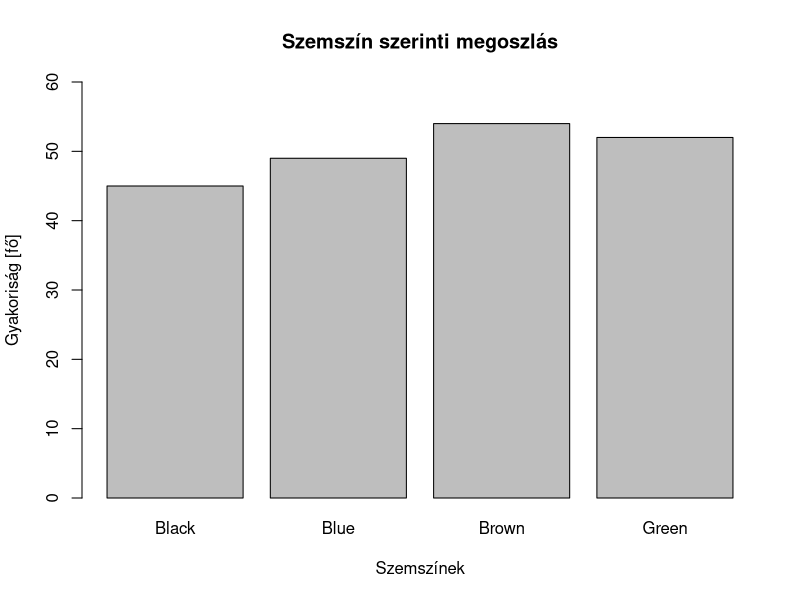
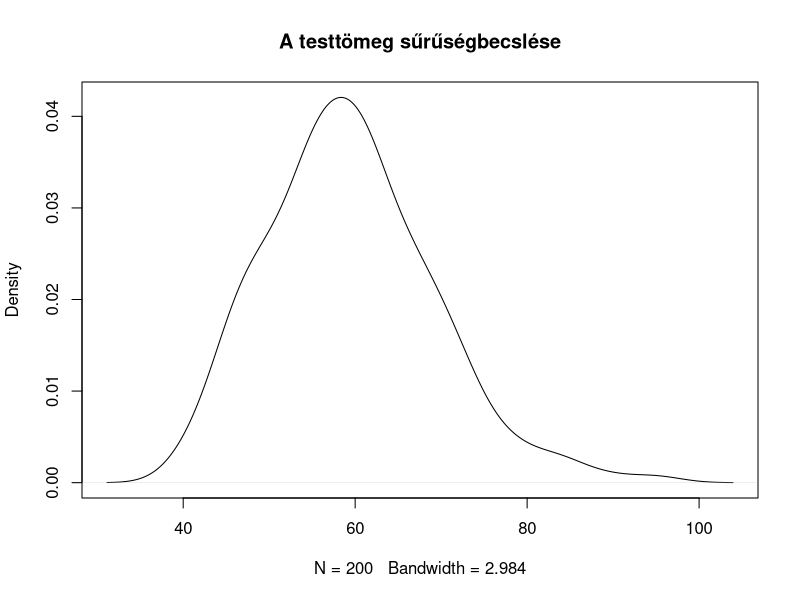
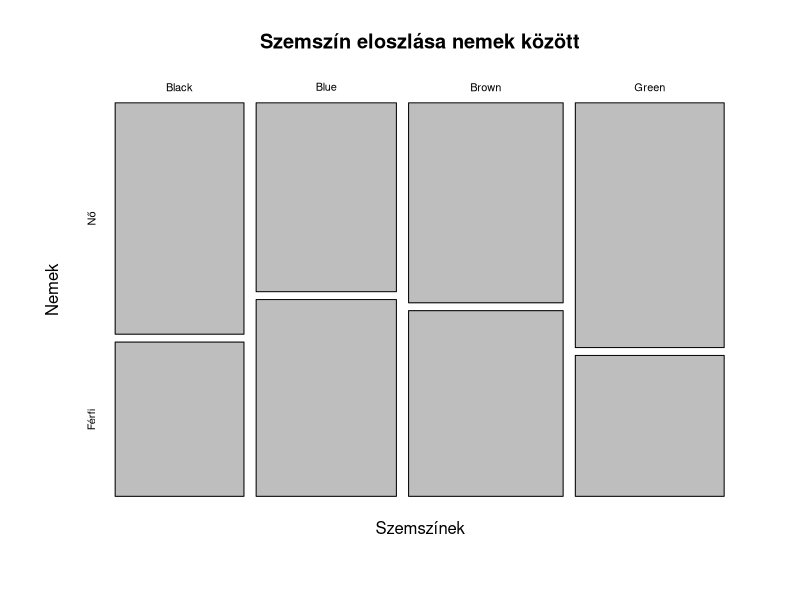
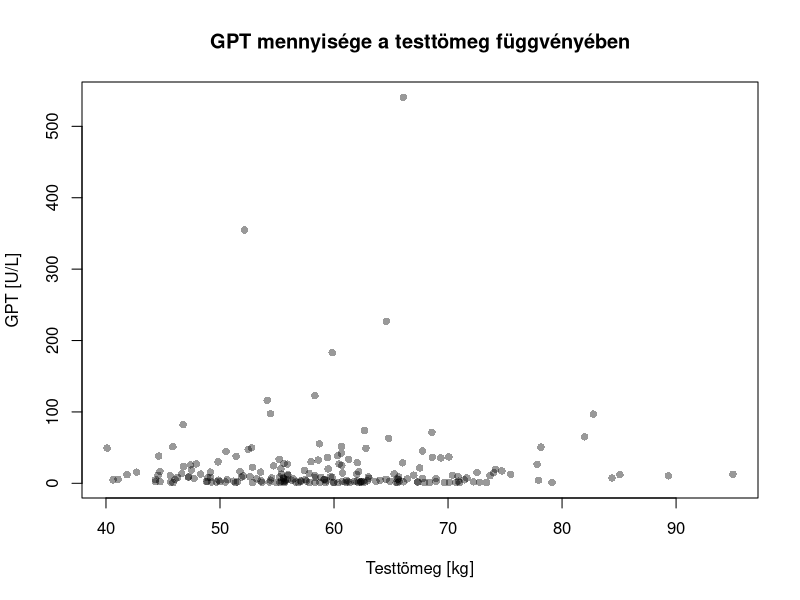
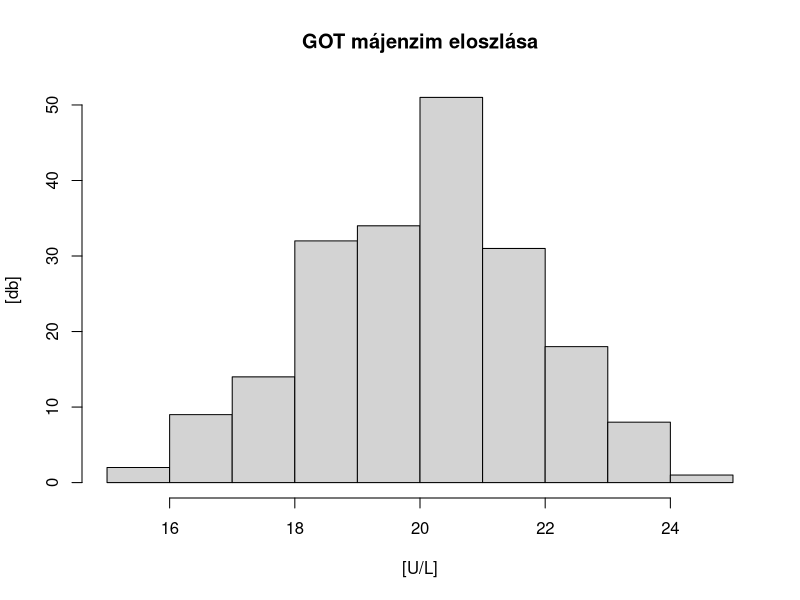
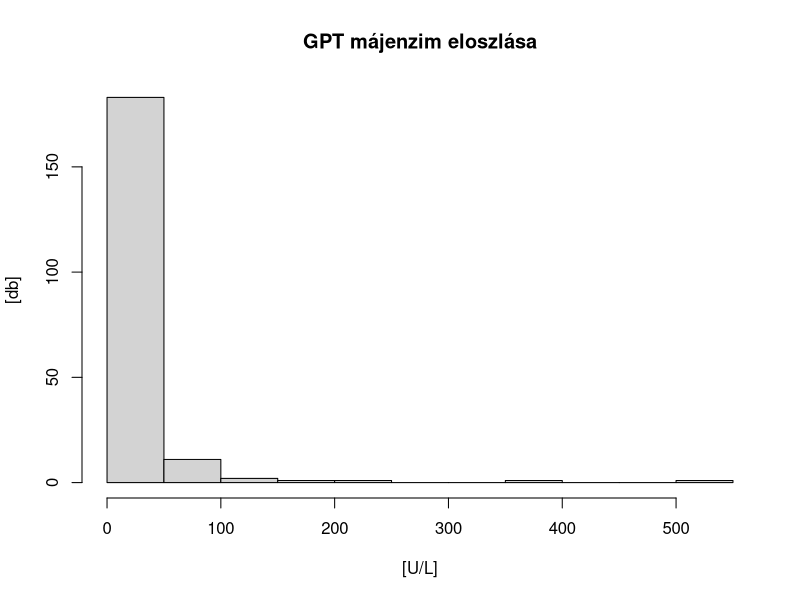

Generate these figures, in order, with R:
## ---- chunk 1
knitr::opts_chunk$set(echo = TRUE)
## ---- chunk 2
db <- read.table("SimData7.csv", header=TRUE, sep=";", dec=",", stringsAsFactors=FALSE)
db$Sex <- factor(db$Sex, levels = c(0, 1), labels = c("Nő", "Férfi"))
## ---- chunk 3
gyak_sor <- table(db$EyeColour)
gyak_sor
## ---- chunk 4
prop.table(gyak_sor)
## ---- chunk 5
barplot(gyak_sor, main="Szemszín szerinti megoszlás", ylab = "Gyakoriság [fő]", xlab = "Szemszínek", ylim = c(0, 60))
## ---- chunk 6
min_from <- floor(min(db$BodyWeight) / 10) * 10
max_to <- ceiling(max(db$BodyWeight) / 10) * 10 
table(cut(db$BodyWeight, seq(min_from,max_to, 10)))
## ---- chunk 7
plot(density(db$BodyWeight), main = "A testtömeg sűrűségbecslése")
## ---- chunk 8
mean(db$BodyWeight)
## ---- chunk 9
median(db$BodyWeight)
## ---- chunk 10
sd(db$BodyWeight)
## ---- chunk 11
kereszttabla <- table(db$Sex, db$EyeColour)
prop.table(kereszttabla, 1)
## ---- chunk 12
mosaicplot(table(db$EyeColour, db$Sex), main = "Szemszín eloszlása nemek között", ylab = "Nemek", xlab = "Szemszínek")
## ---- chunk 13
plot(db$GPT ~ db$BodyWeight, 
     main = "GPT mennyisége a testtömeg függvényében", 
     xlab = "Testtömeg [kg]", 
     ylab = "GPT [U/L]", 
     pch = 16, col = rgb(0, 0, 0, 0.4))
## ---- chunk 14
cor(db$BodyWeight, db$GPT, method="spearman")
## ---- chunk 15
chisq.test(kereszttabla)
## ---- chunk 16
t.test(db$BodyWeight ~ db$Sex, data = db, var.equal = FALSE)
## ---- chunk 17
hist(db$GOT, 
     main = "GOT májenzim eloszlása",
     ylab = "[db]",
     xlab = "[U/L]")
## ---- chunk 18
hist(db$GPT,
  main = "GPT májenzim eloszlása",
  ylab = "[db]",
  xlab = "[U/L]")
## ---- chunk 19
cor(db$GOT, db$GPT, method="spearman")
cor.test(db$GOT, db$GPT, method = "spearman")
